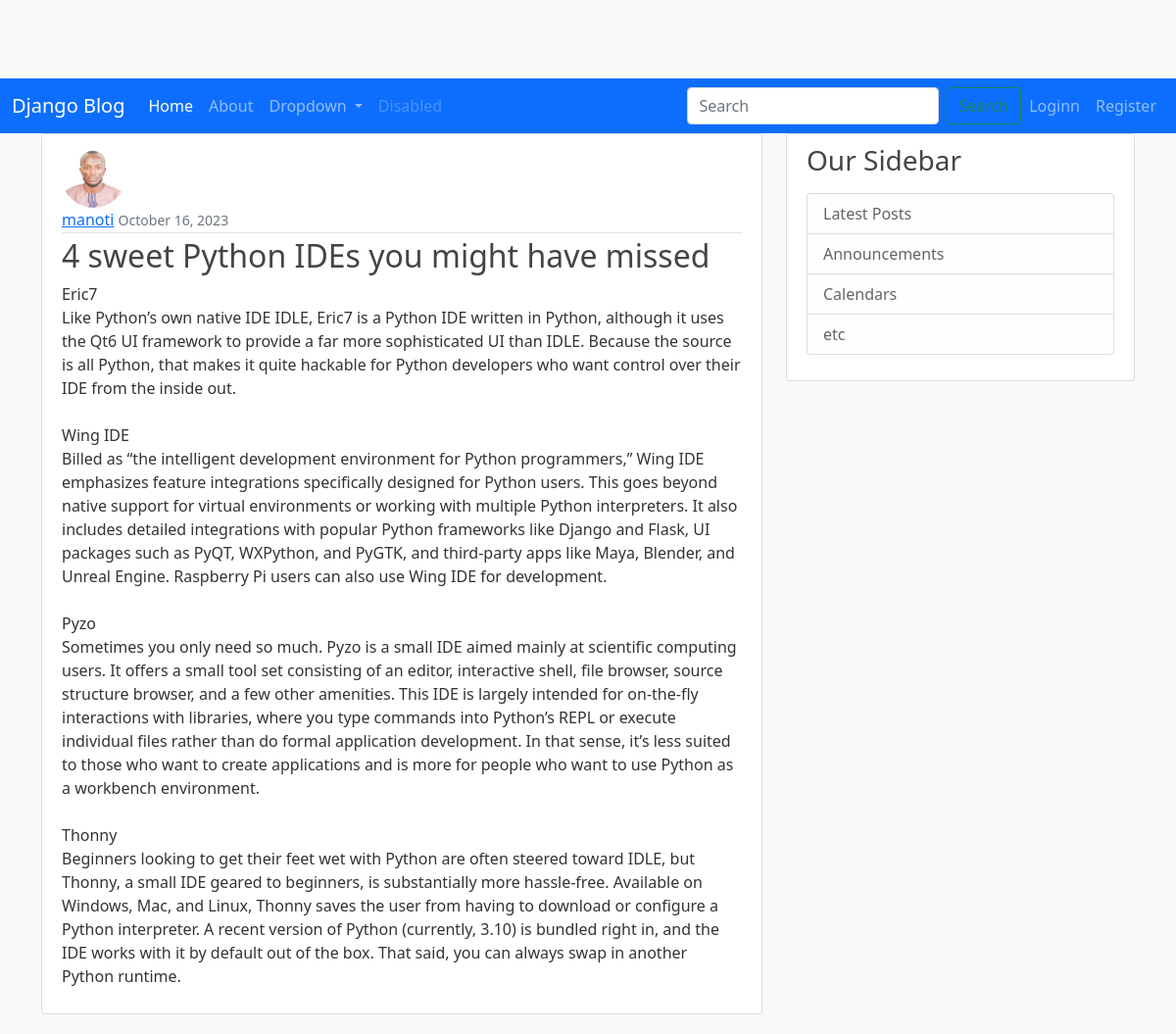
The app's page /post/18/ with its own data.
### myblog/models.py (models this page shows, shortened)
class Post(models.Model):
    title = models.CharField(max_length=100)
    content = models.TextField()
    date_posted = models.DateTimeField(default=timezone.now)
    author = models.ForeignKey(User, on_delete=models.CASCADE)

### users/models.py (models this page shows, shortened)
class Profile(models.Model):
    user = models.OneToOneField(User, on_delete=models.CASCADE)
    image = models.ImageField(default='default.jpg', upload_to='profile_pics')

### myblog/views.py (the view)
# urls.py: path('post/<int:pk>/', PostDetailView.as_view(), name='post-detail'),
class PostDetailView(DetailView):
    model = Post

### myblog/templates/myblog/post_detail.html (shortened to what this page needs)
{% extends "myblog/base.html" %}
{% block content %}
        <article class="media content-section">
          <img class='rounded-circle article-img' src='{{ object.author.profile.image.url }}'>
          <div class="media-body">
            <div class="article-metadata">
              <a class="mr-2" href="{% url 'user-posts' object.author.username %}">{{ object.author }}</a>
              <small class="text-muted">{{ object.date_posted|date:"F d, Y" }}</small>
            </div>
            <h2 class="article-title">{{ object.title }}</h2>
            <p class="article-content">{{ object.content }}</p>
          </div>
        </article>
{% endblock content %}

### myblog/static/myblog/main.css (style rules this page uses)
body { background: #fafafa; color: #333333; margin-top: 5rem; }
h1, h2, h3, h4, h5, h6 { color: #444444; }
.content-section { background: #ffffff; padding: 10px 20px; border: 1px solid #dddddd; border-radius: 3px; margin-bottom: 20px; }
.article-title { color: #444444; text-decoration: none; }
.article-content { white-space: pre-line; }
.article-img { height: 65px; width: 65px; margin-right: 16px; }
.article-metadata { padding-bottom: 1px; margin-bottom: 4px; border-bottom: 1px solid #e3e3e3 }

### records on screen
Post: author.profile.image (picture), author "manoti", date_posted "October 16, 2023", title "4 sweet Python IDEs you might have missed", content "Eric7 Like Python’s own native IDE IDLE, Eric7 is a Python IDE written in Python, although it uses the Qt6 UI framework to provide a far more sophisticated UI than IDLE. Because the source is all Python, that makes it quite hackable for Python developers who want control over their IDE from the inside out. Wing IDE Billed as “the intelligent development environment for Python programmers,” Wing IDE emphasizes feature integrations specifically designed for Python users. This goes beyond native support for virtual environments or working with multiple Python interpreters. It also includes detailed integrations with popular Python frameworks like Django and Flask, UI packages such as PyQT,…"
